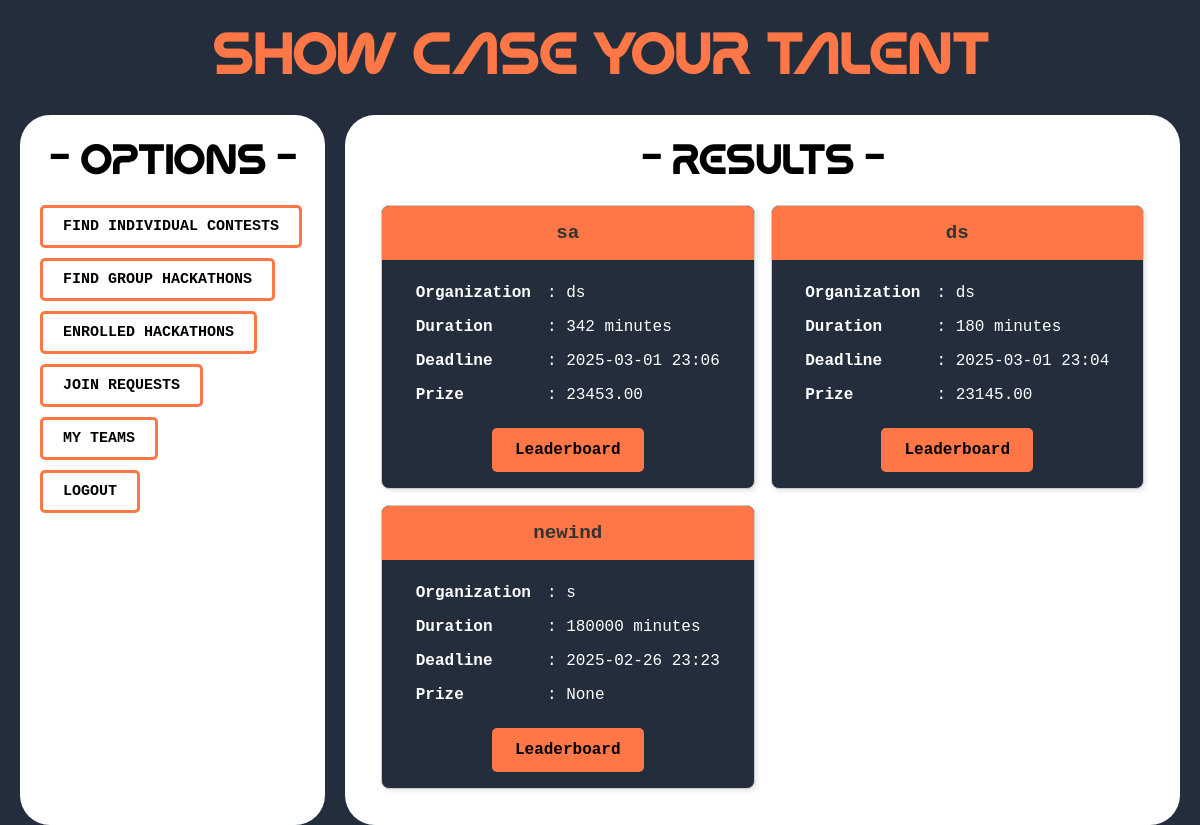
Screenshot of /competitor/ind_results/ (signed in) with the database file from the repository.
### host/models.py (models this page shows, shortened)
class IndividualEvent(models.Model):
    hackathon_name = models.CharField(max_length=200)
    organization = models.CharField(max_length=200)
    start_datetime = models.DateTimeField(auto_now_add=True)
    last_submission_datetime = models.DateTimeField()
    time_duration = models.IntegerField(help_text="Duration in minutes")
    prize = models.DecimalField(max_digits=10, decimal_places=2,null=True, blank=True)
    problems = models.ManyToManyField('Problem', related_name="individual_events")
    created_by = models.ForeignKey(settings.AUTH_USER_MODEL, on_delete=models.CASCADE, related_name="individual_events")

### competitor/views.py (the view)
# urls.py: path('ind_results/', views.ind_results, name='ind_results'),
def ind_results(request):
    individual_events = IndividualEvent.objects.filter(indresult__user=request.user)
    return render(request,'competitor/ind_results.html',{"individual_events":individual_events})

### templates/competitor/ind_results.html
{% extends "competitor/competitor_dashboard.html" %}
{% block right_div %}
<h1 style="text-align: center; color: black;">- RESULTS -</h1>
{% if individual_events %}
    <div class="cards-container" style="display: grid; grid-template-columns: repeat(2, 1fr); gap: 16px;">
        {% for event in individual_events %}
            <div class="card">
                <div class="hackathon_name">
                    {{ event.hackathon_name }}
                </div>
                <div style="padding: 16px; text-align: center;">
                    <table style="margin: 0 auto; text-align: left; border-collapse: collapse; color: white;">
                        <tr>
                            <td style="padding: 8px;"><strong>Organization</strong></td>
                            <td style="padding: 8px;">: {{ event.organization }}</td>
                        </tr>
                        <tr>
                            <td style="padding: 8px;"><strong>Duration</strong></td>
                            <td style="padding: 8px;">: {{ event.time_duration }} minutes</td>
                        </tr>
                        <tr>
                            <td style="padding: 8px;"><strong>Deadline</strong></td>
                            <td style="padding: 8px;">: {{ event.last_submission_datetime|date:"Y-m-d H:i" }}</td>
                        </tr>
                        <tr>
                            <td style="padding: 8px;"><strong>Prize</strong></td>
                            <td style="padding: 8px;">: {{ event.prize }}</td>
                        </tr>
                    </table>
                    <div style="text-align: center; margin-top: 16px;">
                        <a href="{% url "competitor:ind_leaderboard" event.id %}" class="btn-like">
                            Leaderboard
                        </a>
                    </div>
                </div>
            </div>
        {% endfor %}
    </div>
{% else %}
    <p>No individual events found.</p>
{% endif %}
{% endblock right_div %}

### rows the page displays
IndividualEvent: hackathon_name "sa", organization "ds", time_duration "342", last_submission_datetime "2025-03-01 23:06", prize "23453.00"
IndividualEvent: hackathon_name "ds", organization "ds", time_duration "180", last_submission_datetime "2025-03-01 23:04", prize "23145.00"
IndividualEvent: hackathon_name "newind", organization "s", time_duration "180000", last_submission_datetime "2025-02-26 23:23", prize "None"
